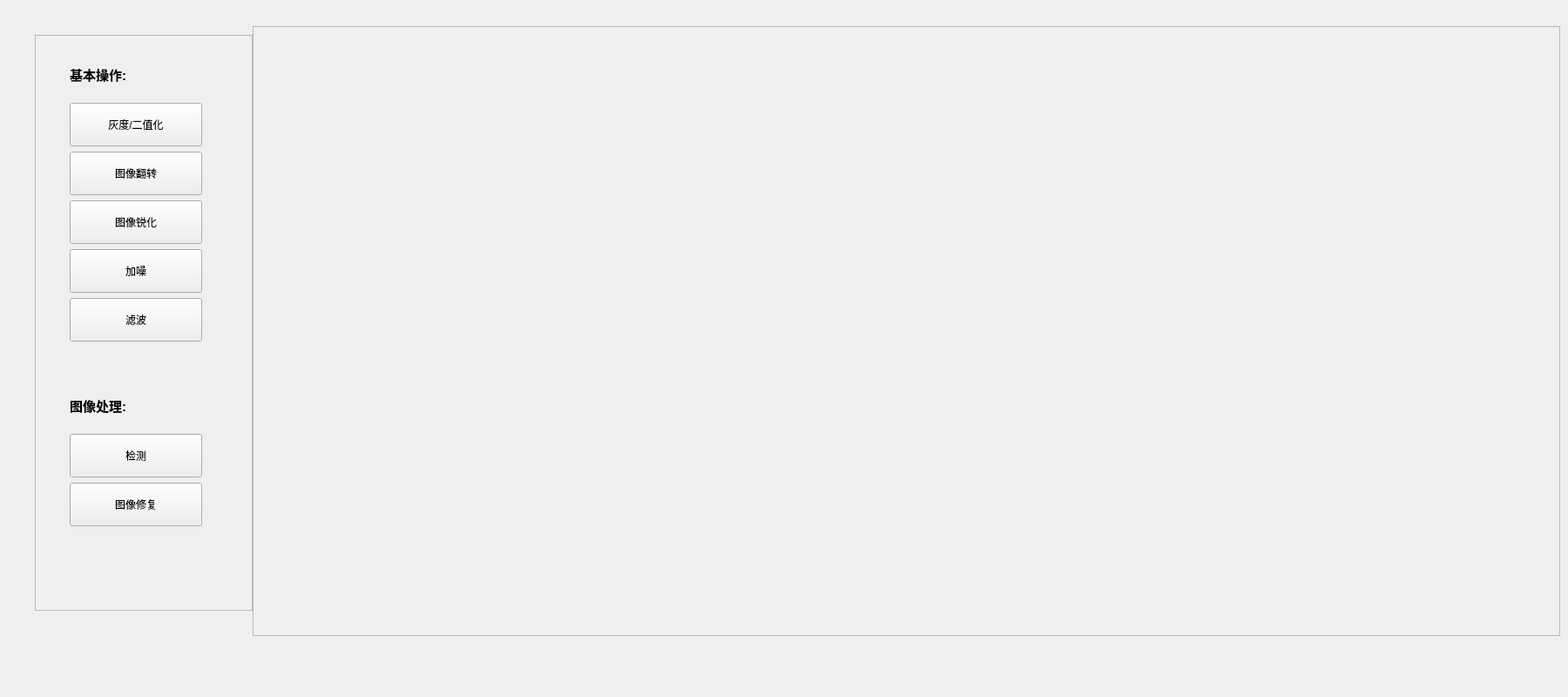
<?xml version="1.0" encoding="UTF-8"?>
<ui version="4.0">
 <class>Mainwindow</class>
 <widget class="QWidget" name="Mainwindow">
  <property name="geometry">
   <rect>
    <x>0</x>
    <y>0</y>
    <width>1800</width>
    <height>800</height>
   </rect>
  </property>
  <property name="minimumSize">
   <size>
    <width>1500</width>
    <height>800</height>
   </size>
  </property>
  <property name="windowTitle">
   <string>Form</string>
  </property>
  <widget class="QFrame" name="frame">
   <property name="geometry">
    <rect>
     <x>290</x>
     <y>30</y>
     <width>1501</width>
     <height>700</height>
    </rect>
   </property>
   <property name="minimumSize">
    <size>
     <width>1150</width>
     <height>700</height>
    </size>
   </property>
   <property name="frameShape">
    <enum>QFrame::StyledPanel</enum>
   </property>
   <property name="frameShadow">
    <enum>QFrame::Raised</enum>
   </property>
  </widget>
  <widget class="QFrame" name="frame_2">
   <property name="geometry">
    <rect>
     <x>40</x>
     <y>40</y>
     <width>250</width>
     <height>661</height>
    </rect>
   </property>
   <property name="minimumSize">
    <size>
     <width>250</width>
     <height>600</height>
    </size>
   </property>
   <property name="frameShape">
    <enum>QFrame::StyledPanel</enum>
   </property>
   <property name="frameShadow">
    <enum>QFrame::Raised</enum>
   </property>
   <widget class="QWidget" name="layoutWidget">
    <property name="geometry">
     <rect>
      <x>40</x>
      <y>400</y>
      <width>152</width>
      <height>164</height>
     </rect>
    </property>
    <layout class="QVBoxLayout" name="verticalLayout_2">
     <item>
      <widget class="QLabel" name="label_2">
       <property name="minimumSize">
        <size>
         <width>130</width>
         <height>50</height>
        </size>
       </property>
       <property name="text">
        <string>&lt;html&gt;&lt;head/&gt;&lt;body&gt;&lt;p&gt;&lt;span style=&quot; font-size:11pt; font-weight:600;&quot;&gt;图像处理:&lt;/span&gt;&lt;/p&gt;&lt;/body&gt;&lt;/html&gt;</string>
       </property>
      </widget>
     </item>
     <item>
      <widget class="QPushButton" name="pushButton_6">
       <property name="minimumSize">
        <size>
         <width>150</width>
         <height>50</height>
        </size>
       </property>
       <property name="text">
        <string>检测</string>
       </property>
      </widget>
     </item>
     <item>
      <widget class="QPushButton" name="pushButton_7">
       <property name="minimumSize">
        <size>
         <width>150</width>
         <height>50</height>
        </size>
       </property>
       <property name="text">
        <string>图像修复</string>
       </property>
      </widget>
     </item>
    </layout>
   </widget>
   <widget class="QWidget" name="layoutWidget">
    <property name="geometry">
     <rect>
      <x>40</x>
      <y>20</y>
      <width>152</width>
      <height>332</height>
     </rect>
    </property>
    <layout class="QVBoxLayout" name="verticalLayout">
     <item>
      <widget class="QLabel" name="label">
       <property name="minimumSize">
        <size>
         <width>130</width>
         <height>50</height>
        </size>
       </property>
       <property name="text">
        <string>&lt;html&gt;&lt;head/&gt;&lt;body&gt;&lt;p&gt;&lt;span style=&quot; font-size:11pt; font-weight:600;&quot;&gt;基本操作:&lt;/span&gt;&lt;/p&gt;&lt;/body&gt;&lt;/html&gt;</string>
       </property>
      </widget>
     </item>
     <item>
      <widget class="QPushButton" name="pushButton_1">
       <property name="minimumSize">
        <size>
         <width>150</width>
         <height>50</height>
        </size>
       </property>
       <property name="text">
        <string>灰度/二值化</string>
       </property>
      </widget>
     </item>
     <item>
      <widget class="QPushButton" name="pushButton_2">
       <property name="minimumSize">
        <size>
         <width>150</width>
         <height>50</height>
        </size>
       </property>
       <property name="text">
        <string>图像翻转</string>
       </property>
      </widget>
     </item>
     <item>
      <widget class="QPushButton" name="pushButton_3">
       <property name="minimumSize">
        <size>
         <width>150</width>
         <height>50</height>
        </size>
       </property>
       <property name="text">
        <string>图像锐化</string>
       </property>
      </widget>
     </item>
     <item>
      <widget class="QPushButton" name="pushButton_4">
       <property name="minimumSize">
        <size>
         <width>150</width>
         <height>50</height>
        </size>
       </property>
       <property name="text">
        <string>加噪</string>
       </property>
      </widget>
     </item>
     <item>
      <widget class="QPushButton" name="pushButton_5">
       <property name="minimumSize">
        <size>
         <width>150</width>
         <height>50</height>
        </size>
       </property>
       <property name="text">
        <string>滤波</string>
       </property>
      </widget>
     </item>
    </layout>
   </widget>
  </widget>
 </widget>
 <resources/>
 <connections/>
</ui>
